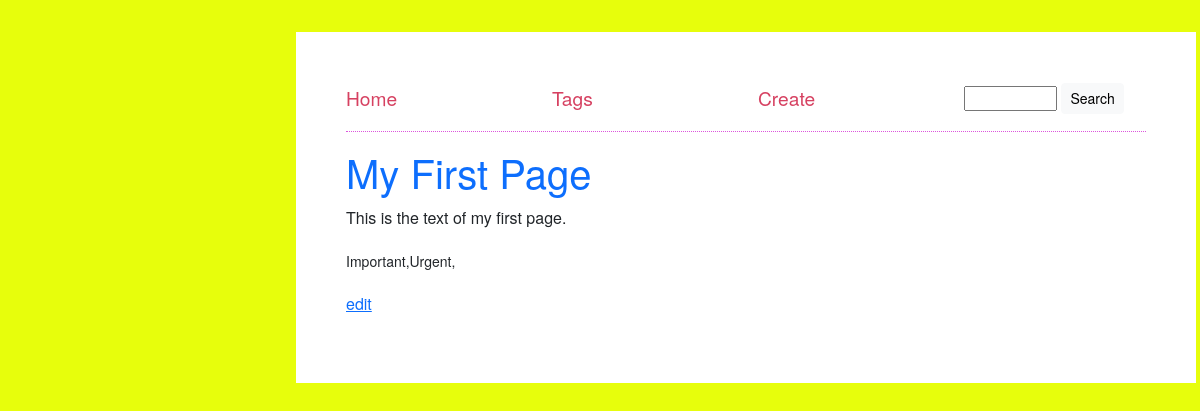
Before: /page/1 with the older database file.
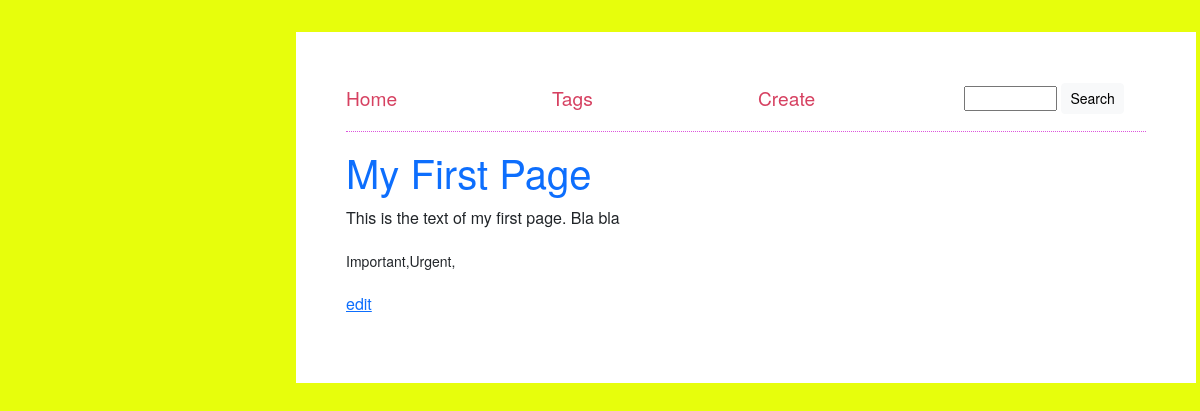
After: the same page with the newer database file.
### tables this page shows
CREATE TABLE pages (
  id INTEGER PRIMARY KEY,
  title TEXT NOT NULL,
  text TEXT,
  price FLOAT,
  views INTEGER DEFAULT 0,
  created_at DATE DEFAULT (datetime('now', 'localtime')),
  score REAL,
  is_published BOOLEAN NOT NULL DEFAULT 0,

  ownerId INTEGER NOT NULL, image BLOB NULL,
  FOREIGN KEY(ownerId) REFERENCES users(id) ON DELETE CASCADE
  
);

### app.py (the view)
@app.route('/page/<int:page_id>')
def show_page(page_id):
    conn = get_connection()
    c = conn.cursor()
    c.execute('''SELECT p.*, u.name AS owner_name, GROUP_CONCAT(t.name) AS tag_names
                 FROM pages p
                 LEFT JOIN users u ON p.ownerId = u.id
                 LEFT JOIN page_tags pt ON p.id = pt.page_id
                 LEFT JOIN tags t ON pt.tag_id = t.id
                 WHERE p.id = ?''', (page_id,))
    page = c.fetchone()
    print("page",page)
    page_dict = dict_factory(c, page)
    page_dict['tag_names'] = page['tag_names'].split(',') if page['tag_names'] else []
    print("page_dict", page_dict)
    if not page:
        return "Page not found", 404
    print("page_dict", page_dict )
    conn.close()
    return render_template('page.html', page=page_dict)

### app.py (called while the page is built)
def get_connection():
    fullpath = SITEPATH +'mydatabase.db'
    print(fullpath)
    conn = sqlite3.connect(fullpath)
    conn.row_factory = sqlite3.Row
    return conn

def dict_factory(cursor, row):
    d = {}
    for idx, col in enumerate(cursor.description):
        d[col[0]] = row[idx]
    return d

### templates/page.html (shortened to what this page needs)
{% extends 'base.html' %}
{% block content %}
    <h1><a href="/page/{{page.id}}">{{ page.title }}</a></h1>
    <p>
        {{ page.text }}
        <br>
        <p>
        <small>{%for tag in page.tag_names%}{{tag}},{%endfor%}</small>
        </p>
        <p>
        <a href="/page/edit/{{page.id}}">edit</a>
        </p>
    </p>
{% endblock %}

### templates/base.html (shortened to what this page needs)
<!DOCTYPE html>
<html lang="en">
<head>
    <link rel="stylesheet" type="text/css" href="/static/bootstrap/css/bootstrap.min.css">
    <link rel="stylesheet" type="text/css" href="/static/style.css">
</head>
<body>
<div id="page_wrapper">
    <nav>
    <div class="row align-items-center">
        <div class="col">
            <a href="{{ url_for('index') }}">Home</a>
        </div>
        <div class="col">
            <a href="{{ url_for('tags') }}">Tags</a>
        </div>
        <div class="col">
            <a href="{{ url_for('create') }}">Create</a>
        </div>
        <div class="col">
            <form method="GET" action="/search/">
                <input type="text" id="query" name="query" class="search_input" size="12">
                <button type="submit" class="btn btn-light btn-sm">Search</button>
              </form>
        </div>
      </div>
    </nav>
    <div class="content">
        {% block content %} {% endblock %}
    </div>
</div>
</body>
</html>

### static/style.css (style rules this page uses)
body { font-family: "HelveticaNeue-Light", "Helvetica Neue Light", "Helvetica Neue", Helvetica, Arial, "Lucida Grande", sans-serif; font-weight: 300; margin:80px; background-color: #E7FE0C; margin:2rem max(2rem,50% - 19rem); line-height:1.7; }
#page_wrapper { min-width: 900px; padding:50px; background-color: white; width:90%; }
nav { padding-bottom: 1em; border-bottom:1px dotted #d5d; margin-bottom:1em; }
nav a { color: #d64161; font-size: 1.2em; text-decoration: none; }
h1 a, h2 a { text-decoration: none; }
input { padding:5px; }
.search_input { padding:1px; font-size: 0.7em; text-size: .8em; }

Changed rows visible on the page:
changed pages "My First Page": text "This is the text of my first page." → "This is the text of my first page. Bla bla"
